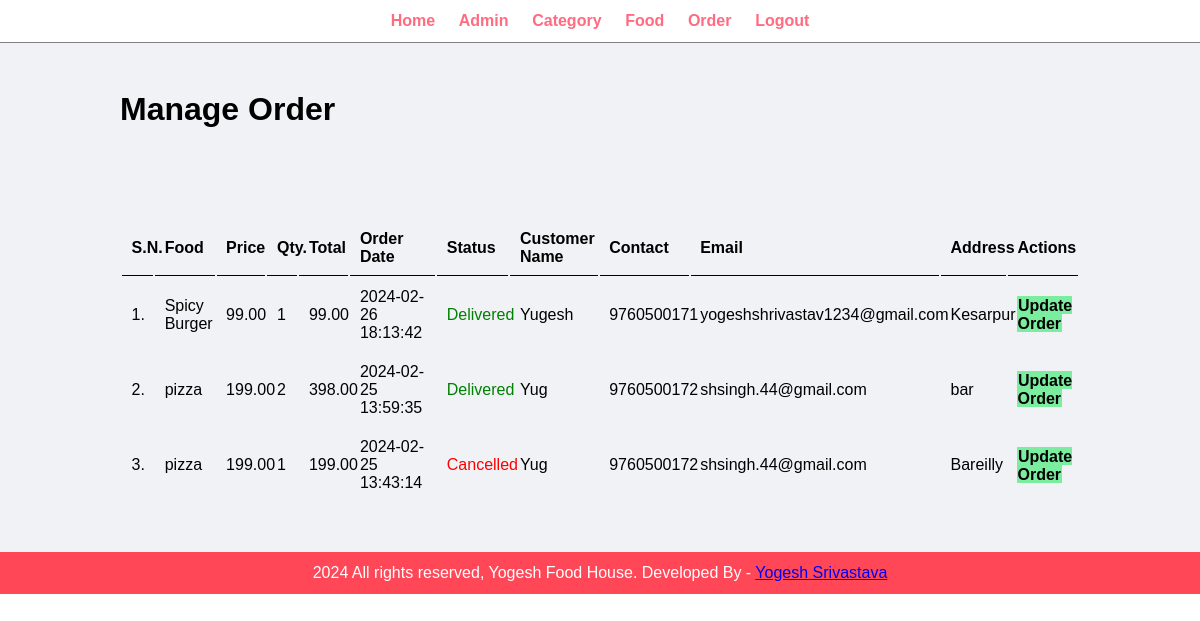
The page /admin/manage-order.php (signed in) on the database its author committed.
### tables this page shows
CREATE TABLE `tbl_order` (
  `id` int(10) UNSIGNED NOT NULL,
  `food` varchar(150) NOT NULL,
  `price` decimal(10,2) NOT NULL,
  `qty` int(11) NOT NULL,
  `total` decimal(10,2) NOT NULL,
  `order_date` datetime NOT NULL,
  `status` varchar(50) NOT NULL,
  `customer_name` varchar(150) NOT NULL,
  `customer_contact` varchar(20) NOT NULL,
  `customer_email` varchar(150) NOT NULL,
  `customer_address` varchar(255) NOT NULL
);

### admin/manage-order.php (the view, shortened to what this page needs)
<?php include('partials/menu.php'); ?>
<div class="main-content">
    <div class="wrapper">
        <h1>Manage Order</h1>
                <br /><br /><br />
                <br><br>
                <table class="tbl-full">
                    <tr>
                        <th>S.N.</th>
                        <th>Food</th>
                        <th>Price</th>
                        <th>Qty.</th>
                        <th>Total</th>
                        <th>Order Date</th>
                        <th>Status</th>
                        <th>Customer Name</th>
                        <th>Contact</th>
                        <th>Email</th>
                        <th>Address</th>
                        <th>Actions</th>
                    </tr>
                    <?php
                        $sql = "SELECT * FROM tbl_order ORDER BY id DESC";
                        $res = mysqli_query($conn, $sql);
                        $count = mysqli_num_rows($res);
                        $sn = 1;
                        if($count>0)
                        {
                            while($row=mysqli_fetch_assoc($res))
                            {
                                $id = $row['id'];
                                $food = $row['food'];
                                $price = $row['price'];
                                $qty = $row['qty'];
                                $total = $row['total'];
                                $order_date = $row['order_date'];
                                $status = $row['status'];
                                $customer_name = $row['customer_name'];
                                $customer_contact = $row['customer_contact'];
                                $customer_email = $row['customer_email'];
                                $customer_address = $row['customer_address'];
                                ?>
                                    <tr>
                                        <td><?php echo $sn++; ?>. </td>
                                        <td><?php echo $food; ?></td>
                                        <td><?php echo $price; ?></td>
                                        <td><?php echo $qty; ?></td>
                                        <td><?php echo $total; ?></td>
                                        <td><?php echo $order_date; ?></td>
                                        <td>
                                            <?php
                                                if($status=="Ordered")
                                                {
                                                    echo "<label>$status</label>";
                                                }
                                                elseif($status=="On Delivery")
                                                {
                                                    echo "<label style='color: orange;'>$status</label>";
                                                }
                                                elseif($status=="Delivered")
                                                {
                                                    echo "<label style='color: green;'>$status</label>";
                                                }
                                                elseif($status=="Cancelled")
                                                {
                                                    echo "<label style='color: red;'>$status</label>";
                                                }
                                            ?>
                                        </td>
                                        <td><?php echo $customer_name; ?></td>
                                        <td><?php echo $customer_contact; ?></td>
                                        <td><?php echo $customer_email; ?></td>
                                        <td><?php echo $customer_address; ?></td>
                                        <td>
                                            <a href="<?php echo SITEURL; ?>admin/update-order.php?id=<?php echo $id; ?>" class="btn-secondary">Update Order</a>
                                        </td>
                                    </tr>
                                <?php
                            }
                        }
                        else
                        {
                            echo "<tr><td colspan='12' class='error'>Orders not Available</td></tr>";
                        }
                    ?>
                </table>
    </div>
</div>
<?php include('partials/footer.php'); ?>

### admin/partials/menu.php (shortened to what this page needs)
<html>
    <head>
        <link rel="stylesheet" href="../css/admin.css">
    </head>
    <body>
        <div class="menu text-center">
            <div class="wrapper">
                <ul>
                    <li><a href="index.php">Home</a></li>
                    <li><a href="manage-admin.php">Admin</a></li>
                    <li><a href="manage-category.php">Category</a></li>
                    <li><a href="manage-food.php">Food</a></li>
                    <li><a href="manage-order.php">Order</a></li>
                    <li><a href="logout.php">Logout</a></li>
                </ul>
            </div>
        </div>

### admin/partials/footer.php
<div class="footer">
            <div class="wrapper">
                <p class="text-center">2024 All rights reserved, Yogesh Food House. Developed By - <a href="http://localhost/food-order/"> Yogesh Srivastava</a></p>
            </div>
        </div>
    </body>
</html>

### css/admin.css (style rules this page uses)
* { margin: 0; padding: 0; font-family: Arial, Helvetica, sans-serif; }
.wrapper { padding: 1%; width: 80%; margin: 0 auto; }
.text-center { text-align: center; }
.tbl-full { width: 100%; }
table tr th { border-bottom: 1px solid black; padding: 1%; text-align: left; }
table tr td { padding: 1%; }
.btn-secondary { background-color: #7bed9f; padding: 1%; color: black; text-decoration: none; font-weight: bold; }
.menu { border-bottom: 1px solid grey; }
.menu ul { list-style-type: none; }
.menu ul li { display: inline; padding: 1%; }
.menu ul li a { text-decoration: none; font-weight: bold; color: #ff6b81; }
.main-content { background-color: #f1f2f6; padding: 3% 0; }
.footer { background-color: #ff4757; color: white; }

### rows shown on the page
tbl_order: food "Spicy Burger", price "99.00", qty "1", total "99.00", order_date "2024-02-26 18:13:42", status "Delivered", customer_name "Yugesh", customer_contact "9760500171", customer_email "yogeshshrivastav1234@gmail.com", customer_address "Kesarpur"
tbl_order: food "pizza", price "199.00", qty "2", total "398.00", order_date "2024-02-25 13:59:35", status "Delivered", customer_name "Yug", customer_contact "9760500172", customer_email "shsingh.44@gmail.com", customer_address "bar"
tbl_order: food "pizza", price "199.00", qty "1", total "199.00", order_date "2024-02-25 13:43:14", status "Cancelled", customer_name "Yug", customer_contact "9760500172", customer_email "shsingh.44@gmail.com", customer_address "Bareilly"
